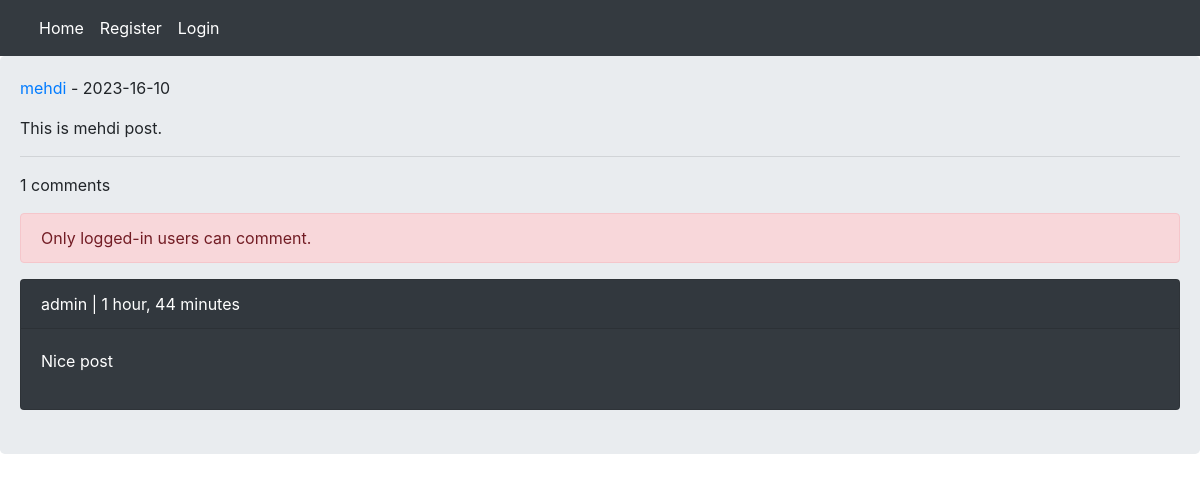
Page /post/3/this-is-mehdi-post/ on the earlier database version.
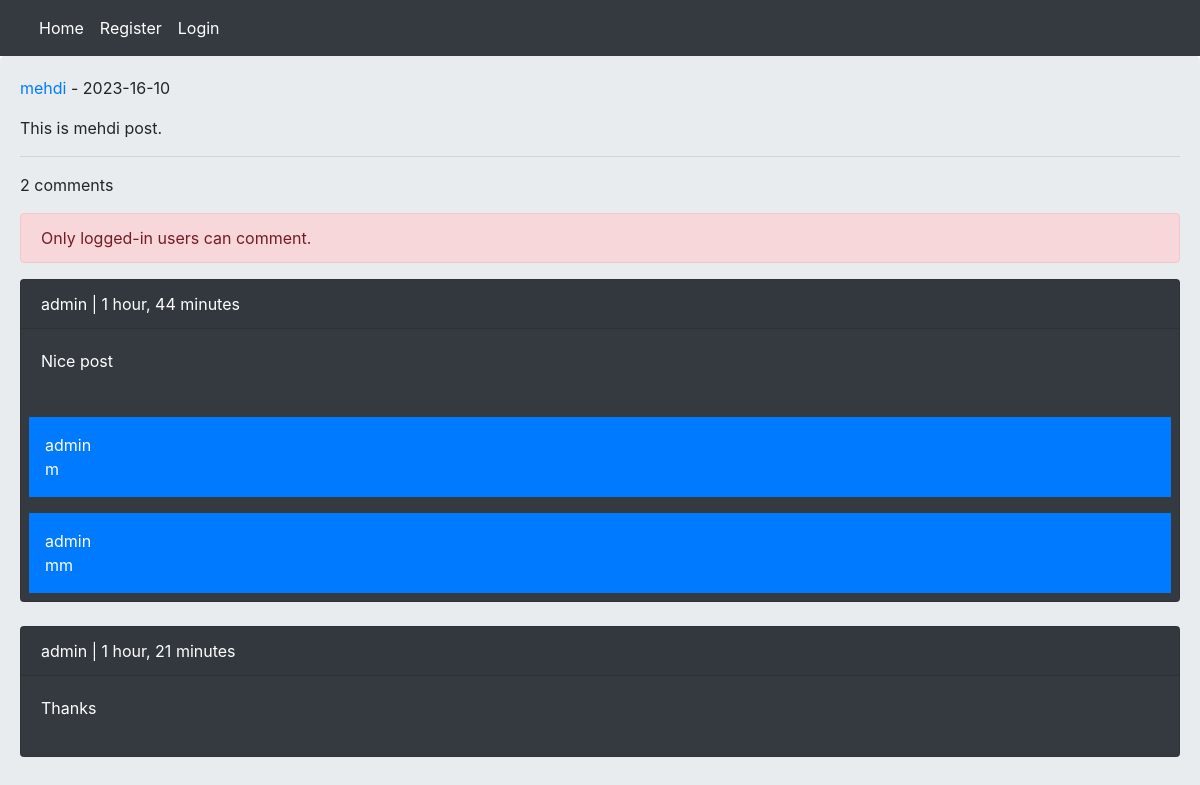
Same page on the later database version.
### home/models.py (models this page shows, shortened)
class Post(models.Model):
    user = models.ForeignKey(User, on_delete=models.CASCADE, related_name='posts')
    body = models.TextField()
    slug = models.SlugField()
    created = models.DateTimeField(auto_now_add=True)
    updated = models.DateTimeField(auto_now=True)
    class Meta:
        ordering = ('-updated', )

class Comment(models.Model):
    user = models.ForeignKey(User, on_delete=models.CASCADE, related_name='ucomments')
    post = models.ForeignKey(Post, on_delete=models.CASCADE, related_name='pcomments')
    reply = models.ForeignKey('self', on_delete=models.CASCADE, related_name='rcomments', blank=True, null=True)
    is_reply = models.BooleanField(default=False)
    body = models.TextField(max_length=400)
    created = models.DateTimeField(auto_now_add=True)

### home/views.py (the view, shortened to what this page needs)
# urls.py: path('post/<int:post_id>/<slug:post_slug>/', views.PostDetailView.as_view(), name='post_detail'),
class PostDetailView(View):
    form_class = CommentCreateForm
    form_class_reply = CommentReplyForm
    def setup(self, request, *args, **kwargs):
        self.post_instance = get_object_or_404(Post, pk=kwargs['post_id'], slug=kwargs['post_slug'])
        return super().setup(request, *args, **kwargs)
    def get(self, request, *args, **kwargs):
        comments = self.post_instance.pcomments.filter(is_reply=False)
        return render(request, 'home/detail.html', {'post': self.post_instance, 'comments': comments, 'form': self.form_class, 'reply_form': self.form_class_reply})

### home/templates/home/detail.html (shortened to what this page needs)
{% extends 'base.html' %}
{% block content %}
    <p><a href="{% url 'account:user_profile' post.user.id %}" >{{ post.user.username }}</a> - {{ post.updated|date:"Y-H-d" }}</p>
    <p>{{ post.body }}</p><hr/>
    <p>{{ comments.count }} comments</p>
    {% if request.user.is_authenticated %}
        <form action="" method="post">
            {% csrf_token %}
            {{ form.as_p }}
            <input type="submit" value="Send">
        </form><br/>
    {% else %}
        <p class="alert alert-danger">Only logged-in users can comment.</p>
    {% endif %}
    {% for comment in comments %}
        <div class="card bg-dark text-white">
            <p class="card-header">{{ comment.user }} | {{ comment.created |timesince }}</p>
            <p class="card-body">{{ comment.body }}</p>
            {% with replies=comment.rcomments.all %}
                {% for reply in comment.rcomments.all %}
                    <p class="bg-primary p-3 m-2">{{ reply.user }}<br/>{{ reply.body }}</p>
                {% endfor %}
            {% endwith %}
        </div><br/>
    {% empty %}
        <p>No comment yet</p>
    {% endfor %}
{% endblock %}

### templates/base.html (shortened to what this page needs)
<!DOCTYPE html>
<html lang="en">
<head>
    <link rel="stylesheet" href="https://cdn.jsdelivr.net/npm/bootstrap@4.3.1/dist/css/bootstrap.min.css">
</head>
<body>
    {% include 'inc/navbar.html' %}
    <div class="jumbotron">
        {% block content %}{% endblock %}
    </div>
</body>
</html>

### templates/inc/navbar.html
<nav class="navbar navbar-expand-lg navbar-dark bg-dark">
    <div class="container-fluid">
        <div class="navbar-nav">
          <a class="nav-link active" href="{% url 'home:home' %}">Home</a>
            {% if request.user.is_authenticated %}
                <a class="nav-link active" href="{% url 'account:user_profile' request.user.id %}">Profile</a>
                <a class="nav-link active" href="{% url 'account:user_logout' %}">Logout</a>
            {% else %}
                <a class="nav-link active" href="{% url 'account:user_register' %}">Register</a>
                <a class="nav-link active" href="{% url 'account:user_login' %}">Login</a>
            {% endif %}
        </div>
    </div>
</nav>

### templates/base.html (style rules this page uses)
.jumbotron { padding: 20px; margin-bottom: 20px; background-color: #e9ecef; }

Differences in the rows shown:
added Comment: user "admin", body "m"
added Comment: user "admin", body "mm"
added Comment: user "admin", created "1 hour, 21 minutes", body "Thanks"
Other differences:
{{ comments.count }}: "1" → "2"
